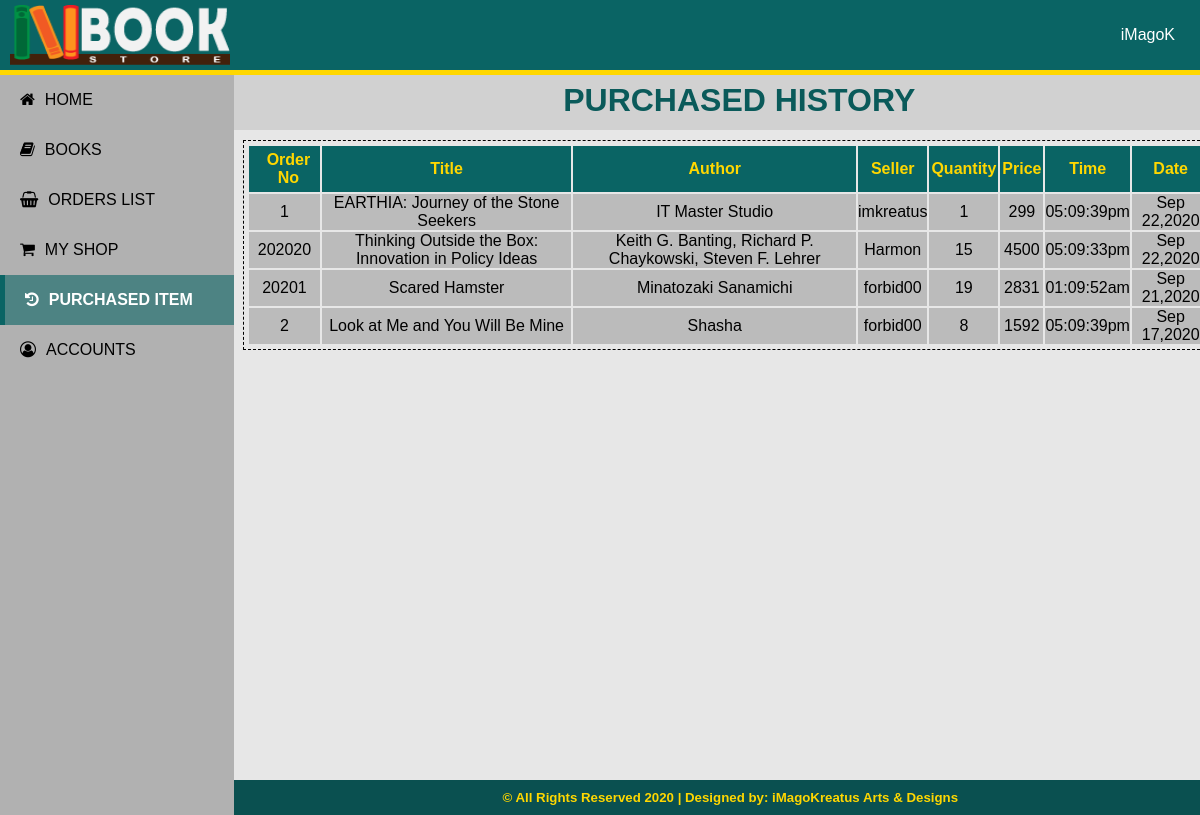
The page /users/logs.php (signed in) on the database its author committed.
### tables this page shows
CREATE TABLE `accounts` (
  `uid` int(11) NOT NULL,
  `first_name` varchar(50) NOT NULL,
  `last_name` varchar(50) NOT NULL,
  `address` varchar(150) NOT NULL,
  `contact` varchar(15) NOT NULL,
  `email` varchar(50) NOT NULL,
  `username` varchar(50) NOT NULL,
  `password` varchar(50) NOT NULL,
  `status` varchar(20) NOT NULL
);

CREATE TABLE `book_orders` (
  `bo_RefNo` int(20) NOT NULL,
  `bo_CartNo` int(20) NOT NULL,
  `bo_BIDN` int(20) NOT NULL,
  `bo_Qty` int(20) NOT NULL,
  `bo_Price` int(20) NOT NULL,
  `bo_Date` datetime NOT NULL DEFAULT CURRENT_TIMESTAMP
);

CREATE TABLE `user_books` (
  `ub_BIDN` int(11) NOT NULL,
  `ub_Title` varchar(250) NOT NULL,
  `ub_Author` varchar(250) NOT NULL,
  `ub_Category` varchar(150) NOT NULL,
  `ub_Synopsis` text NOT NULL,
  `ub_Qty` int(20) NOT NULL,
  `ub_Price` int(20) NOT NULL,
  `ub_Status` varchar(50) NOT NULL,
  `ub_BCover` mediumblob NOT NULL,
  `ub_Seller` varchar(50) NOT NULL
);

### users/logs.php (the view, shortened to what this page needs)
<?php
 include("config.php");
 extract($_SESSION);
		  $stmt_edit = $DB_con->prepare('SELECT * FROM accounts WHERE username =:username');
		$stmt_edit->execute(array(':username'=>$username));
		$edit_row = $stmt_edit->fetch(PDO::FETCH_ASSOC);
		extract($edit_row);
		?>
<?php
    require_once("includes/dbconnect.php");
    $ordered = "SELECT bo.bo_CartNo, ub.ub_Title, ub.ub_Author, ub.ub_Seller, bo.bo_Qty, bo.bo_Price, bo.bo_Date FROM book_orders as bo inner join user_cart as uc on bo.bo_CartNo=uc.uc_CartNo inner join user_books as ub on uc.uc_BIDN = ub.ub_BIDN WHERE uc.uc_Buyer='$username' ORDER BY bo.bo_Date DESC;";
    $logs=mysqli_query($con,$ordered);
?>
<!DOCTYPE html>
<html lang="en">
<head>
    <link rel="stylesheet" href="../users/includes/style.css">
    <link href="https://stackpath.bootstrapcdn.com/font-awesome/4.7.0/css/font-awesome.min.css" rel="stylesheet" />
</head>
<body id="logs">
    <?php include 'navbar-header.php'; ?>
    <?php $page = 'logs'; include 'sidebar.php'; ?>
    <div class="logs-content">
        <h1 style="text-align: center;padding-left:20px; background: #d1d1d1; line-height: 60px;color: rgb(10,90,90)">
            PURCHASED HISTORY</h1>
        <div class="logs-content-container">
            <div class="logs-content-container-list">
                <ul>
                    <li>
                        <table style="width: 100%">
                                <tr>
                                    <th style="padding-left: 10px;">Order No</th>
                                    <th>Title</th>
                                    <th>Author</th>
                                    <th>Seller</th>
                                    <th>Quantity</th>
                                    <th>Price</th>
                                    <th>Time</th>
                                    <th>Date</th>
                                </tr>
                                <?php
                                    while($rows = mysqli_fetch_array($logs)) {
                                        $rCNo = $rows['bo_CartNo'];
                                        $rTitle = $rows['ub_Title'];
                                        $rAuthor = $rows['ub_Author'];
                                        $rSeller = $rows['ub_Seller'];
                                        $rQty = $rows['bo_Qty'];
                                        $rPrice = $rows['bo_Price'];
                                        $rDate = $rows['bo_Date'];
                                        $newTime = date("h:m:sa", strtotime($rDate));
                                        $newDate = date("M d,Y", strtotime($rDate));
                                ?>
                                <tr>
                                    <td><?php echo $rCNo ?></td>
                                    <td><?php echo $rTitle ?></td>
                                    <td><?php echo $rAuthor ?></td>
                                    <td><?php echo $rSeller ?></td>
                                    <td><?php echo $rQty ?></td>
                                    <td><?php echo $rPrice ?></td>
                                    <td><?php echo $newTime?></td>
                                    <td><?php echo $newDate?></td>
                                </tr>
                                <?php
                                    }
                                ?>
                        </table>
                    </li>
                </ul>
            </div>
        </div>
        <div class="footer">
            <div class="footer-content">
                <h5>© All Rights Reserved 2020 | Designed by: <strong>iMagoKreatus Arts & Designs</strong></h5>
            </div>
        </div>
    </div>
</body>
</html>

### users/navbar-header.php (shortened to what this page needs)
<div class="header">
	<ul style="box-sizing: border-box;">
    	<li style="display: inline-table;"><img src="../assets/banner-light.png" style=" padding:5px; height: 60px;width: 220px; padding-left: 10px;"></li>
    	<li style="display: inline-table; float: right;margin-right: 10px;line-height: 70px;"><a onclick="myProfile()" class="dropbtn"><?php echo $username?></a>
            </li>
   	</ul>
</div>

### users/includes/style.css (style rules this page uses)
* { margin: 0; padding: 0; font-family: Arial, Helvetica, sans-serif; }
.header { background: rgb(10,100,100); height: 70px; position: sticky; position: fixed; width: 100%; top: 0; z-index: 99; }
.header ul { box-sizing: border-box; }
#logs { background-color: #e7e7e7; margin-top: 70px; }
#logs .logs-content { margin-left: 233px; width: 82.7%; height: 600px; }
.logs-content .logs-content-container { height: auto; min-height: 80vh; }
.logs-content .logs-content-container .logs-content-container-list { padding: 10px; }
.logs-content .logs-content-container .logs-content-container-list ul { list-style-type: none; text-align: center; }
.logs-content .logs-content-container .logs-content-container-list ul li { height: auto; margin-bottom: 5px; border: 1px dashed black; padding: 3px; }
.logs-content .logs-content-container .logs-content-container-list ul li table tr th { background: rgb(10,100,100); padding: 5px 2px; color: gold; }
.logs-content .logs-content-container .logs-content-container-list ul li table tr { background: rgba(120,120,120,0.4); border-bottom: 1px solid #000; margin-bottom: 20px; }
.footer { text-align: center; }
.footer-content { width: 98.2%; padding: 10px; background: rgb(10,80,80); margin-top: 10px; color: gold; }

### users/navbar-header.php (style rules this page uses)
.header { background: rgb(10,100,100); height: 70px; position: sticky; position: fixed; width: 100%; top: 0; z-index: 99; border-bottom: 5px solid gold; }
.header ul li a { text-decoration: none; padding: 15px 15px; }
.dropbtn { color: white; cursor: pointer; }

### rows shown on the page
accounts: username "iMagoK"
book_orders: bo_CartNo "1", user_books.ub_Title "EARTHIA: Journey of the Stone Seekers", user_books.ub_Author "IT Master Studio", user_books.ub_Seller "imkreatus", bo_Qty "1", bo_Price "299", bo_Date "05:09:39pm", bo_Date "Sep 22,2020"
book_orders: bo_CartNo "202020", user_books.ub_Title "Thinking Outside the Box: Innovation in Policy Ideas", user_books.ub_Author "Keith G. Banting, Richard P. Chaykowski, Steven F. Lehrer", user_books.ub_Seller "Harmon", bo_Qty "15", bo_Price "4500", bo_Date "05:09:33pm", bo_Date "Sep 22,2020"
book_orders: bo_CartNo "20201", user_books.ub_Title "Scared Hamster", user_books.ub_Author "Minatozaki Sanamichi", user_books.ub_Seller "forbid00", bo_Qty "19", bo_Price "2831", bo_Date "01:09:52am", bo_Date "Sep 21,2020"
book_orders: bo_CartNo "2", user_books.ub_Title "Look at Me and You Will Be Mine", user_books.ub_Author "Shasha", user_books.ub_Seller "forbid00", bo_Qty "8", bo_Price "1592", bo_Date "05:09:39pm", bo_Date "Sep 17,2020"
